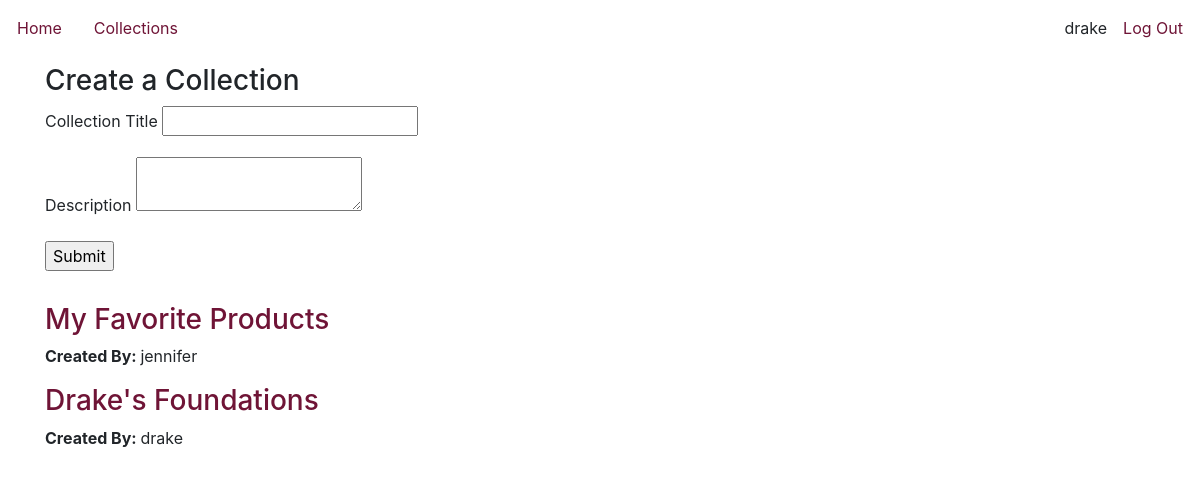
/collections (signed in), run on the app's committed database.
### makeup_app/models.py (models this page shows)
class User(db.Model, UserMixin):
    id = db.Column(db.Integer, primary_key = True)
    username = db.Column(db.String(80), nullable = False)
    password = db.Column(db.String(80), nullable=False)

class Collection(db.Model):
    id = db.Column(db.Integer, primary_key = True)
    title = db.Column(db.String(80), nullable = False)
    description = db.Column(db.String(80), nullable = False)
    products = []
    created_by_id = db.Column(db.Integer, db.ForeignKey('user.id'))
    created_by = db.relationship('User')

### makeup_app/routes.py (the view)
@main.route('/collections', methods=['GET', 'POST'])
def collections():
    form = CollectionForm()
    test = []
    collections = Collection.query.all()
    for collection in collections:
        if collection.title != None:
            test.append(collection)
            print(collection.created_by)
    return render_template('collections.html', form = form, test = test)

### makeup_app/forms.py
class CollectionForm(FlaskForm):
    title = StringField('Collection Title', validators=[DataRequired(), Length(min=3, max=50)])
    description = TextAreaField('Description', validators=[DataRequired()])
    submit = SubmitField('Submit')

### makeup_app/extensions.py (called while the page is built)
@login_manager.user_loader
def load_user(user_id):
    return User.query.get(user_id)

### makeup_app/templates/collections.html (shortened to what this page needs)
{% extends 'base.html' %}
{% block content %}
<div class="container card my-2">
    <h3>Create a Collection</h3>
    <form method='POST' action="/collections/new_collection">
    <fieldset>
        {{ form.title.label}}
        {{ form.title}}
        {{ form.description.label}}
        {{ form.description}}
        {{ form.submit }}
    </fieldset>
</form> <br>
</div>
<div class="container card m-auto">
    {% for i in test %}
    <h3><a href="/collections/{{i.id}}">{{i.title}}</a></h3>
    <p><strong>Created By: </strong>{{i.created_by.username}}</p>
    {% endfor %}
</div>
{% endblock %}

### makeup_app/templates/base.html (shortened to what this page needs)
<!DOCTYPE html>
<html>
    <head>
        <link rel="stylesheet" href="https://cdn.jsdelivr.net/npm/bootstrap@4.3.1/dist/css/bootstrap.min.css">
        <link rel= "stylesheet" type= "text/css" href= "{{ url_for('static', filename='/styles.css') }}">
    </head>
    <body>
        <div id="content">
            <nav class="navbar">
                <div class="row">
                    <a href="/" class="nav-link">Home</a>
                    <a href="/collections" class="nav-link">Collections</a>
                </div>
                <div class="row">
                {% if current_user.is_authenticated %}
                <p class="my-auto">{{current_user.username}}</p>
                <a href="/logout" class="nav-link">Log Out</a>
                {% else %}
                    <a href="/login" class="nav-link">Log In</a>
                    <a href="/signup" class="nav-link">Sign Up</a>
                {% endif %}
            </div>
            </nav>
            {% block content %}{% endblock %}
        </div>
    </body>
</html>

### makeup_app/static/styles.css (style rules this page uses)
a:not(button) { color: rgb(111, 20, 54); }
.card { border: none; }

### data on the page
User: username "drake"
Collection: title "My Favorite Products", created_by.username "jennifer"
Collection: title "Drake's Foundations", created_by.username "drake"
